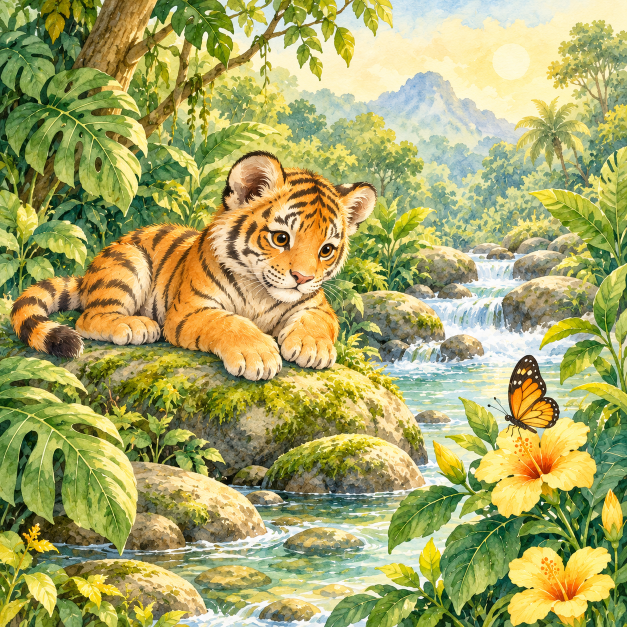
#> input picture art/generated/jigsaw/tiger-stream.png, 1254 x 1254 px (shown at 1/2 size); its folder holds 3 pictures in this run
$ python jigsaw_art.py
#> lines starting #> are read from the running program, lines starting #| are printed output that depends on the picture
"""Prepare the full pictures; every host cuts Jigsaw pieces at runtime."""
from pathlib import Path
from PIL import Image

ROOT = Path(__file__).resolve().parents[1]
SCENES = ('tiger-stream', 'duck-pond', 'meadow-train')
GRIDS = (2, 3, 4, 5, 6, 8)
SIZE = 1200


def main():
    dest = ROOT/'assets/jigsaw'
    dest.mkdir(parents=True, exist_ok=True)
    for name in SCENES:
        source = Image.open(ROOT/'art/generated/jigsaw'/f'{name}.png').convert('RGB')
#> source is the input picture: PIL image 1254x1254 RGB; mean R, G, B 167.6, 167.5, 101.5
        source = source.resize((SIZE, SIZE), Image.Resampling.LANCZOS)
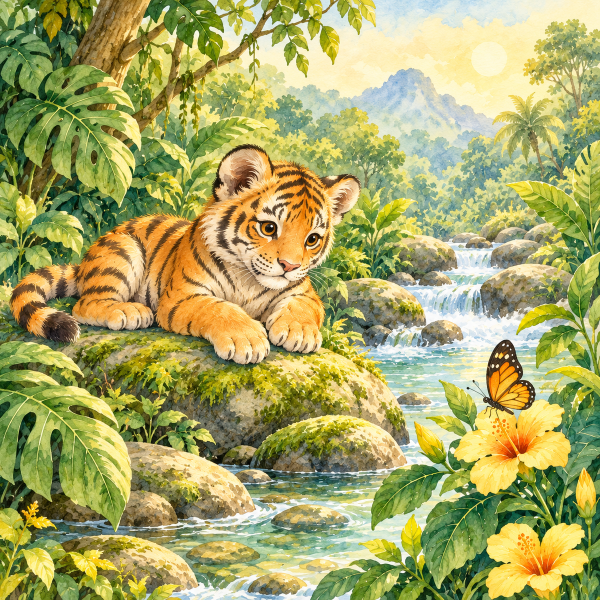
#> source: PIL image 1200x1200 RGB (shown at 1/2 size); mean R, G, B 167.6, 167.5, 101.5
        source.save(dest/f'{name}.jpg', quality=92)
        print('Prepared full runtime jigsaw picture:', name, flush=True)
#> pass 2 of the loop in main, `for name in SCENES:`:
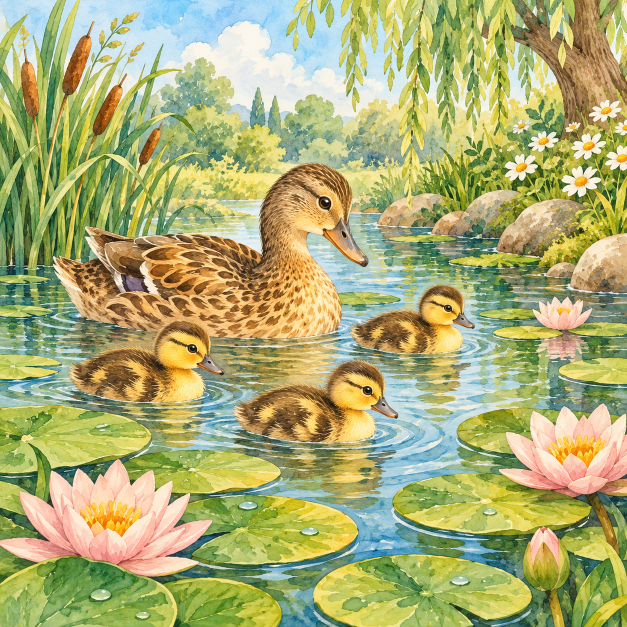
#> input picture art/generated/jigsaw/duck-pond.png, 1254 x 1254 px (shown at 1/2 size)
#> in main, source is the input picture: PIL image 1254x1254 RGB; mean R, G, B 171.1, 173.7, 116.2
#> in main, `source = source.resize((SIZE, SIZE), Image.Resampling.LANCZOS)`:
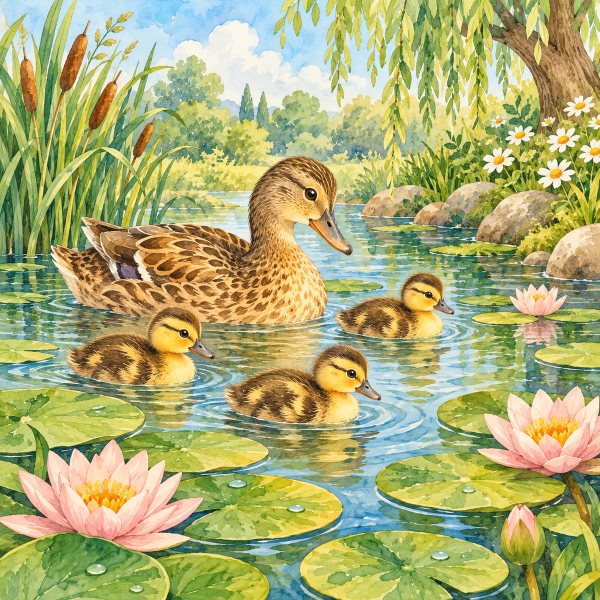
#> source: PIL image 1200x1200 RGB (shown at 1/2 size); mean R, G, B 171.1, 173.7, 116.2
#> pass 3 of the loop in main, `for name in SCENES:`:
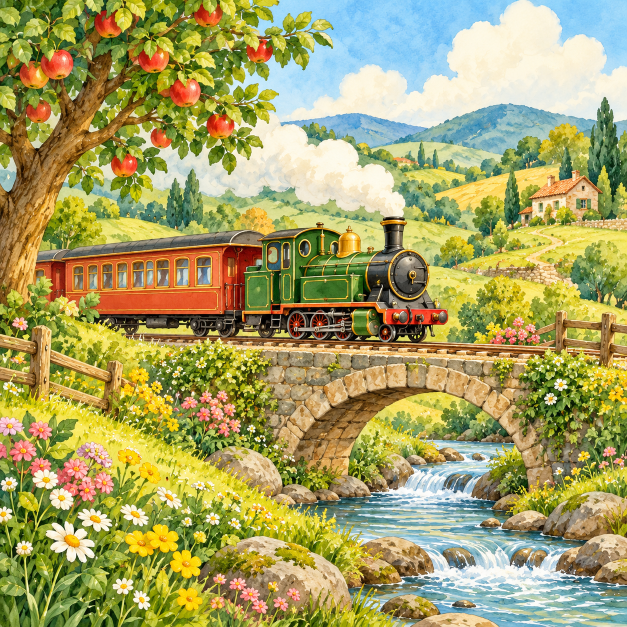
#> input picture art/generated/jigsaw/meadow-train.png, 1254 x 1254 px (shown at 1/2 size)
#> in main, source is the input picture: PIL image 1254x1254 RGB; mean R, G, B 165.8, 161.3, 100
#> in main, `source = source.resize((SIZE, SIZE), Image.Resampling.LANCZOS)`:
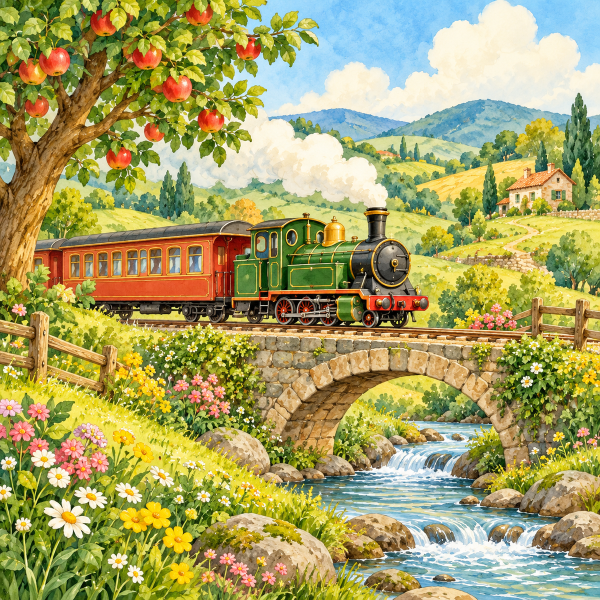
#> source: PIL image 1200x1200 RGB (shown at 1/2 size); mean R, G, B 165.8, 161.3, 100
    Image.open(dest/'tiger-stream.jpg').convert('RGB').resize((420,420),Image.Resampling.LANCZOS).save(ROOT/'assets/jungle/covers/jigsaw.jpg',quality=90,optimize=True,progressive=True)
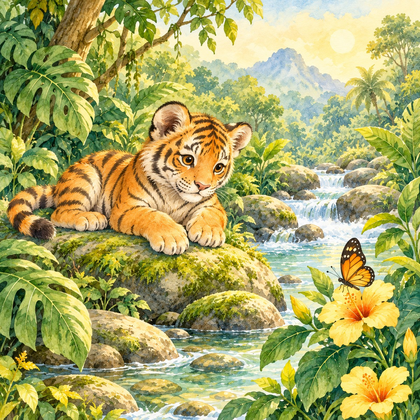
#> saved as jigsaw.jpg: PIL image 420x420 RGB; mean R, G, B 167.3, 167.5, 101.6


if __name__ == '__main__':
    main()
